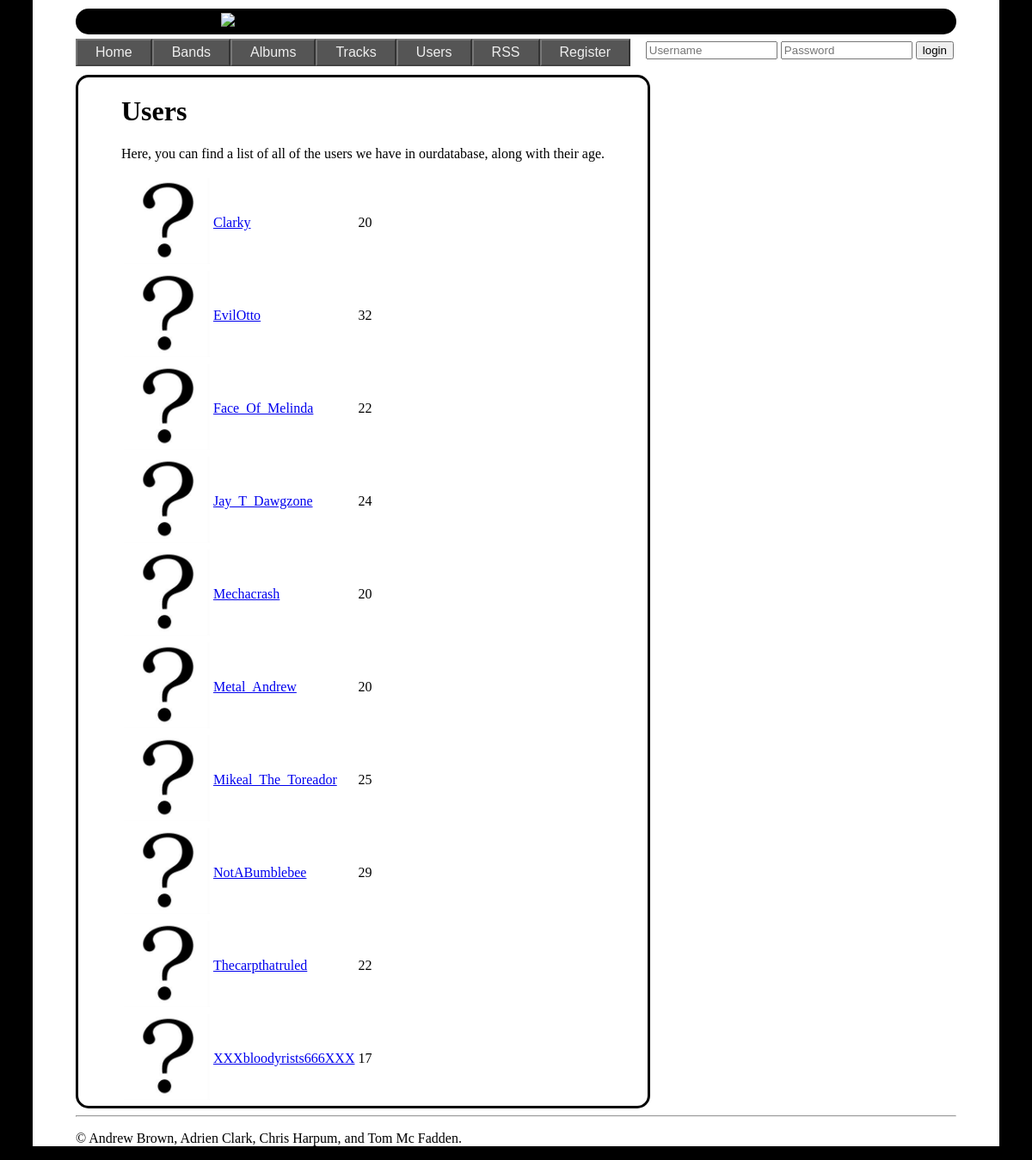
Page /userlist.php on the committed database.
### tables this page shows
CREATE TABLE IF NOT EXISTS `user` (
  `userid` int(11) NOT NULL AUTO_INCREMENT,
  `username` varchar(100) NOT NULL,
  `userpassword` varchar(100) NOT NULL,
  `userrealname` varchar(100) DEFAULT NULL,
  `userage` int(11) DEFAULT NULL,
  `userdescription` varchar(5000) DEFAULT NULL,
  `useravataruri` varchar(500) NOT NULL DEFAULT './Images/UserAvatars/default.jpg',
  PRIMARY KEY (`userid`),
  UNIQUE KEY `username` (`username`)
);

### userlist.php (the view, shortened to what this page needs)
<!DOCTYPE html>
<?php require_once 'databasevars.php';
require_once 'login.php' ?>
<html>
    <head>
        <link rel="stylesheet" type="text/css" href="./CSS/alternews.css">
    </head>
    <body>
        <?php include_once 'header.php'; ?>
        <?php
        if (isset($_GET['userid'])) {
            show_user($_GET['userid']);
        } else {
            echo '<div id="pagecontent">';
            echo '<h1>Users</h1>';
            echo '<p>Here, you can find a list of all of the users we have in our' .
            'database, along with their age.</p>';
            $db_server = mysqli_connect($db_hostname, $db_username, $db_password, $db_database);
            if (!$db_server) {
                echo '<p>Could not connect to database:' . mysqli_error($db_server) . '</p>';
            } else {
                $userquery = 'SELECT userid, useravataruri, username, userage FROM user ORDER BY username ASC';
                $result = mysqli_query($db_server, $userquery);
                if (!$result) {
                    echo '<p>Could not access users: ' . mysqli_error($db_server) . '</p>';
                } else {
                    $len = mysqli_num_rows($result);
                    echo '<table>';
                    for ($i = 0; $i < $len; ++$i) {
                        $row = mysqli_fetch_assoc($result);
                        echo "<tr>";
                        echo "   <td><img src=\"{$row["useravataruri"]}\" height=\"100\" width=\"100\"></img></td>";
                        echo "   <td><a href=userlist.php?userid={$row["userid"]}>{$row["username"]}</a></td>";
                        echo "   <td>{$row["userage"]}</td>";
                        echo "</tr>";
                    }
                    echo '</table>';
                }
            }
            echo '</div>';
        }
        ?>
    </body>
</html>

### CSS/alternews.css (style rules this page uses)
html { display: block; overflow: auto; background-color: black; }
body { display: block; width: 900px; background-color: white; width: 1024px; margin: auto; padding-right: 50px; padding-left:50px; padding-top: 10px; }
div#pagecontent { display: block; float: left; color: black; border: 3px solid black; border-radius: 15px; padding: 0px 50px 0px; }

### rows in the picture
user: useravataruri (placeholder picture), username "Clarky", userage "20"
user: useravataruri (placeholder picture), username "EvilOtto", userage "32"
user: useravataruri (placeholder picture), username "Face_Of_Melinda", userage "22"
user: useravataruri (placeholder picture), username "Jay_T_Dawgzone", userage "24"
user: useravataruri (placeholder picture), username "Mechacrash", userage "20"
user: useravataruri (placeholder picture), username "Metal_Andrew", userage "20"
user: useravataruri (placeholder picture), username "Mikeal_The_Toreador", userage "25"
user: useravataruri (placeholder picture), username "NotABumblebee", userage "29"
user: useravataruri (placeholder picture), username "Thecarpthatruled", userage "22"
user: useravataruri (placeholder picture), username "XXXbloodyrists666XXX", userage "17"
